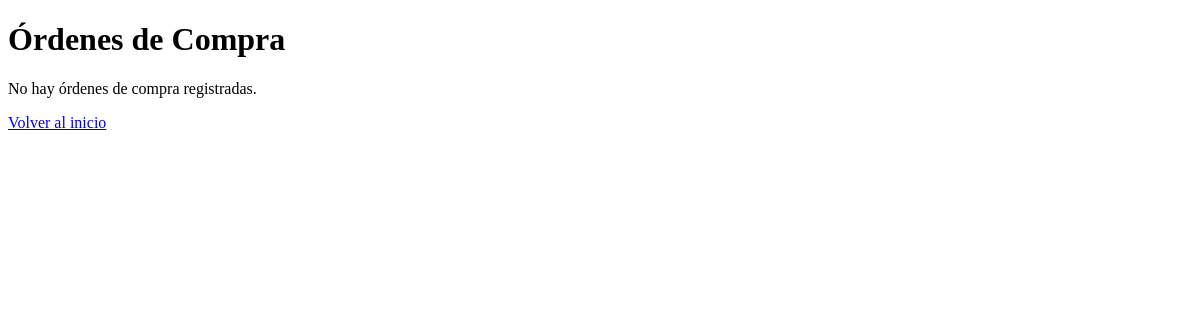
The page /proveedores/ordenes/ on the database as committed earlier.
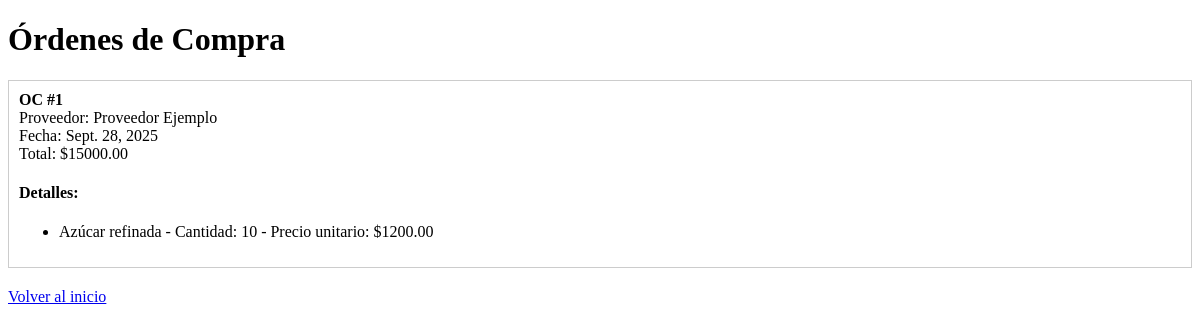
The same page on the database as committed later.
### proveedores/models.py (models this page shows, shortened)
class OrdenCompra(models.Model):
    proveedor = models.ForeignKey(Proveedor, on_delete=models.CASCADE, related_name='ordenes')
    fecha = models.DateField()
    total = models.DecimalField(max_digits=10, decimal_places=2)

class Proveedor(models.Model):
    nombre = models.CharField(max_length=100)
    direccion = models.CharField(max_length=200)
    telefono = models.CharField(max_length=20)

class DetalleOC(models.Model):
    orden = models.ForeignKey(OrdenCompra, on_delete=models.CASCADE, related_name='detalles')
    producto = models.CharField(max_length=100)
    cantidad = models.PositiveIntegerField()
    precio_unitario = models.DecimalField(max_digits=8, decimal_places=2)

### proveedores/views.py (the view)
# urls.py: path('ordenes/', views.lista_ordenes, name='ordenes'),
def lista_ordenes(request):
    ordenes = OrdenCompra.objects.prefetch_related('detalles', 'proveedor').all()
    return render(request, 'proveedores/lista_ordenes.html', {'ordenes': ordenes})

### proveedores/templates/proveedores/lista_ordenes.html (shortened to what this page needs)
<!DOCTYPE html>
<html>
<head>
</head>
<body>
    <h1>Órdenes de Compra</h1>
    {% for orden in ordenes %}
        <div style="border:1px solid #ccc; margin-bottom:20px; padding:10px;">
            <strong>OC #{{ orden.id }}</strong><br>
            Proveedor: {{ orden.proveedor.nombre }}<br>
            Fecha: {{ orden.fecha }}<br>
            Total: ${{ orden.total }}<br>
            <h4>Detalles:</h4>
            <ul>
                {% for detalle in orden.detalles.all %}
                    <li>
                        {{ detalle.producto }} - Cantidad: {{ detalle.cantidad }} - Precio unitario: ${{ detalle.precio_unitario }}
                    </li>
                {% empty %}
                    <li>No hay detalles para esta orden.</li>
                {% endfor %}
            </ul>
        </div>
    {% empty %}
        <p>No hay órdenes de compra registradas.</p>
    {% endfor %}
    <a href="{% url 'inicio' %}">Volver al inicio</a>
</body>
</html>

Rows that differ between the two databases and show on the page:
added OrdenCompra: id "1", proveedor.nombre "Proveedor Ejemplo", fecha "Sept. 28, 2025", total "15000.00"
added DetalleOC: producto "Azúcar refinada", cantidad "10", precio_unitario "1200.00"
Other text that changed with them:
text no longer shown: "No hay órdenes de compra registradas."
